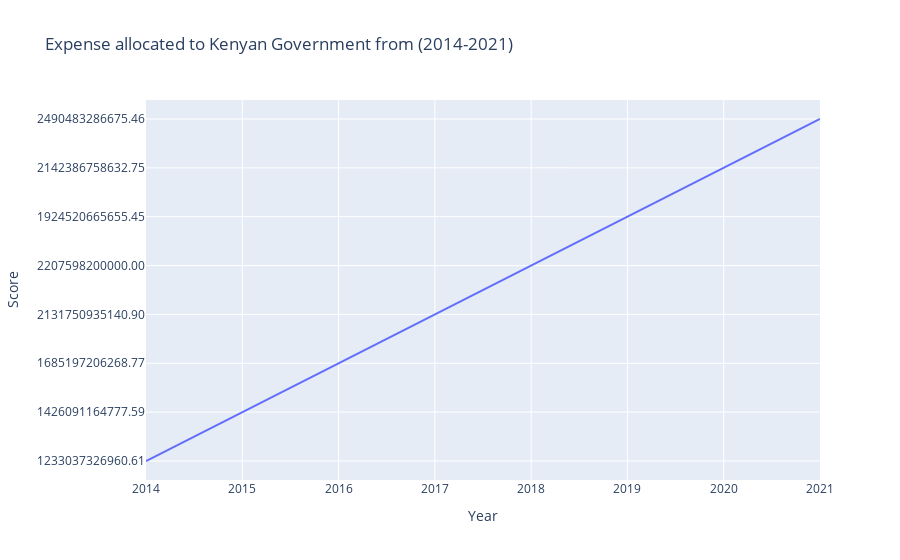

The notebook cell this image was saved under:
### Code cell
# Plotting the score for the Expense data
selected_years = Expense_data.index.unique()
scores = Expense_data['Score'].apply(lambda x: '{:.2f}'.format(x))
year = Expense_data.index

# Create a trace for the line plot
trace = go.Scatter(x=year, y=scores, mode='lines', name='Score')

# Create the layout for the plot
layout = go.Layout(
    title="Expense allocated to Kenyan Government from (2014-2021)",
    xaxis=dict(title='Year'),
    yaxis=dict(title='Score'),
    legend=dict(font=dict(size=12), orientation='h', x=0, y=1.1)
)

# Create the figure and add the trace to it
fig = go.Figure(data=[trace], layout=layout)

# Show the plot
fig.show()

### Figure 1 — Plotly figure (JSON) as saved in the notebook; plotly's stock layout.template omitted (floating-point values rounded to 4 significant figures)
{"data": [{"mode": "lines", "name": "Score", "type": "scatter", "x": [2014, 2015, 2016, 2017, 2018, 2019, 2020, 2021], "y": ["1233037326960.61", "1426091164777.59", "1685197206268.77", "2131750935140.90", "2207598200000.00", "1924520665655.45", "2142386758632.75", "2490483286675.46"]}], "layout": {"legend": {"font": {"size": 12}, "orientation": "h", "x": 0, "y": 1.1}, "title": {"text": "Expense allocated to Kenyan Government from (2014-2021)"}, "xaxis": {"title": {"text": "Year"}}, "yaxis": {"title": {"text": "Score"}}}}
